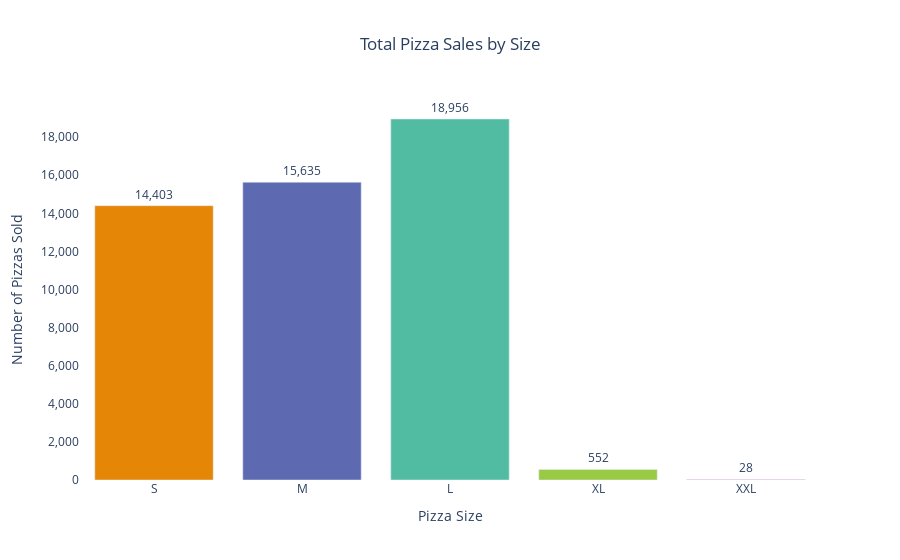

The notebook cell this image was saved under:
### Markdown cell above
The purpose of code cell above is to count total pizza by size.

### Code cell
# Make a bar chart of total pizza by size.
fig = px.bar(
    SizeSalesYear,
    x='pizza_size',
    y='quantity',
    title='Total Pizza Sales by Size',
    labels={'quantity': 'Total Pizzas Sold', 'pizza_size': 'Pizza Size'},
    color='pizza_size',
    color_discrete_sequence=px.colors.qualitative.Vivid,
    category_orders={'pizza_size': SizeOrder} 
)

fig.update_layout(
    xaxis_title='Pizza Size',
    yaxis_title='Number of Pizzas Sold',
    title_x=0.5,
    plot_bgcolor='white',
    showlegend=False
)

fig.update_yaxes(tickformat=",")
fig.update_traces(texttemplate='%{y:,}', textposition='outside')

fig.show()

### Figure 1 — Plotly figure (JSON) as saved in the notebook; plotly's stock layout.template omitted (floating-point values rounded to 4 significant figures)
{"data": [{"hovertemplate": "Pizza Size=%{x}<br>Total Pizzas Sold=%{y}<extra></extra>", "legendgroup": "S", "marker": {"color": "rgb(229, 134, 6)", "pattern": {"shape": ""}}, "name": "S", "orientation": "v", "showlegend": true, "textposition": "outside", "texttemplate": "%{y:,}", "type": "bar", "x": ["S"], "xaxis": "x", "y": [14403], "yaxis": "y"}, {"hovertemplate": "Pizza Size=%{x}<br>Total Pizzas Sold=%{y}<extra></extra>", "legendgroup": "M", "marker": {"color": "rgb(93, 105, 177)", "pattern": {"shape": ""}}, "name": "M", "orientation": "v", "showlegend": true, "textposition": "outside", "texttemplate": "%{y:,}", "type": "bar", "x": ["M"], "xaxis": "x", "y": [15635], "yaxis": "y"}, {"hovertemplate": "Pizza Size=%{x}<br>Total Pizzas Sold=%{y}<extra></extra>", "legendgroup": "L", "marker": {"color": "rgb(82, 188, 163)", "pattern": {"shape": ""}}, "name": "L", "orientation": "v", "showlegend": true, "textposition": "outside", "texttemplate": "%{y:,}", "type": "bar", "x": ["L"], "xaxis": "x", "y": [18956], "yaxis": "y"}, {"hovertemplate": "Pizza Size=%{x}<br>Total Pizzas Sold=%{y}<extra></extra>", "legendgroup": "XL", "marker": {"color": "rgb(153, 201, 69)", "pattern": {"shape": ""}}, "name": "XL", "orientation": "v", "showlegend": true, "textposition": "outside", "texttemplate": "%{y:,}", "type": "bar", "x": ["XL"], "xaxis": "x", "y": [552], "yaxis": "y"}, {"hovertemplate": "Pizza Size=%{x}<br>Total Pizzas Sold=%{y}<extra></extra>", "legendgroup": "XXL", "marker": {"color": "rgb(204, 97, 176)", "pattern": {"shape": ""}}, "name": "XXL", "orientation": "v", "showlegend": true, "textposition": "outside", "texttemplate": "%{y:,}", "type": "bar", "x": ["XXL"], "xaxis": "x", "y": [28], "yaxis": "y"}], "layout": {"barmode": "relative", "legend": {"title": {"text": "Pizza Size"}, "tracegroupgap": 0}, "plot_bgcolor": "white", "showlegend": false, "title": {"text": "Total Pizza Sales by Size", "x": 0.5}, "xaxis": {"anchor": "y", "categoryarray": ["S", "M", "L", "XL", "XXL"], "categoryorder": "array", "domain": [0, 1], "title": {"text": "Pizza Size"}}, "yaxis": {"anchor": "x", "domain": [0, 1], "tickformat": ",", "title": {"text": "Number of Pizzas Sold"}}}}
